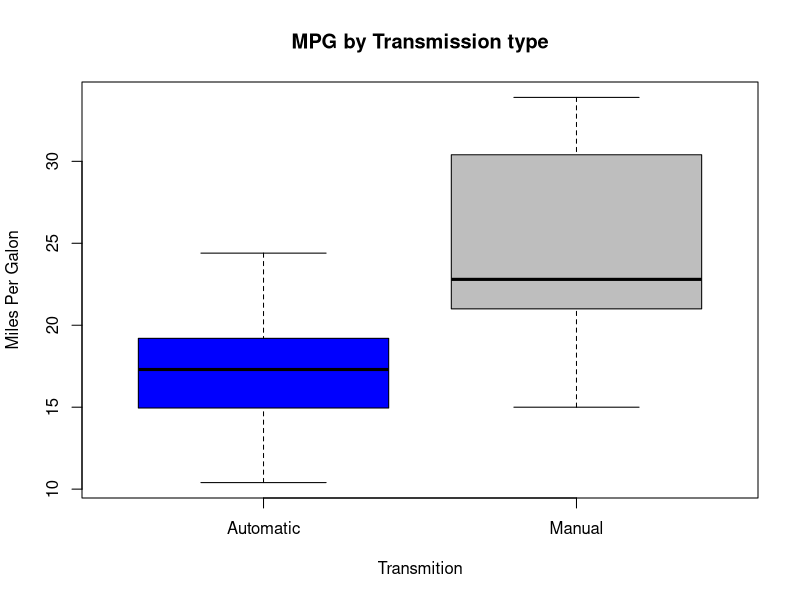

Write the R code that produced this figure.
## ---- chunk 1
library(ggplot2)

data(mtcars)
mtcars_raw <- mtcars
mtcars_convert <- mtcars
mtcars_convert$am <- factor(mtcars_convert$am, levels=c(0,1), labels=c('Automatic', 'Manual'))

## ---- chunk 2
boxplot(mpg~am,data=mtcars_convert,xlab="Transmition",ylab='Miles Per Galon',fill=mtcars$am, main='MPG by Transmission type',names=c("Automatic","Manual"),col=c("Blue","gray"))
## ---- chunk 3
means<-t.test(mpg~am,data=mtcars_convert)
simple_model<-lm(mpg~am,data=mtcars)
## ---- chunk 4
complex_model<-lm(mpg~wt+cyl+disp+hp+carb+qsec+am+vs+drat,data=mtcars_raw)
compare_models<-anova(simple_model,complex_model)
## ---- chunk 5
print(means)
## ---- chunk 6
sort(cor(mtcars_raw)[1,])
## ---- chunk 7
print(compare_models)
## ---- chunk 8
summary(complex_model)
